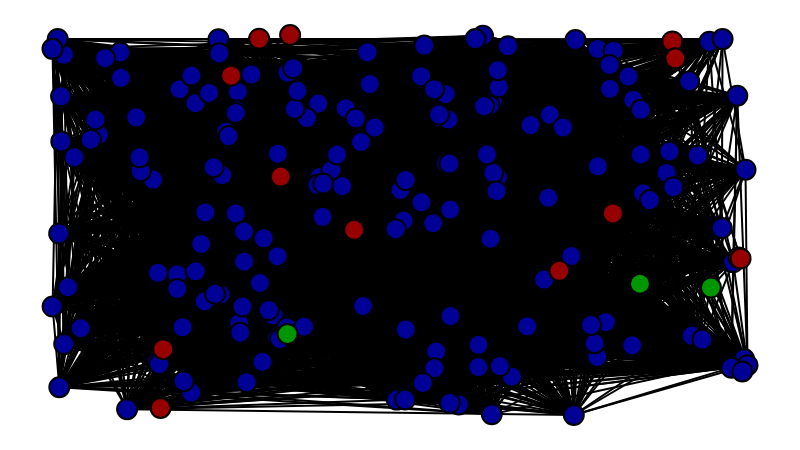

Notebook code cell kept with this figure:
### Code cell
sn.show_graph(g)
list(g.nodes)

### Figure 1 — Plotly figure (JSON) as saved in the notebook; plotly's stock layout.template omitted (floating-point values rounded to 4 significant figures; data arrays with more than 128 entries replaced by an {"elided": "..."} marker saying what was removed)
{"data": [{"hoverinfo": "none", "line": {"color": "rgb(0, 0, 0)", "width": 2}, "mode": "lines", "x": {"elided": "17439 float values"}, "y": {"elided": "17439 float values"}}, {"hoverinfo": "none", "marker": {"color": "rgb(0, 0, 150)", "line": {"color": "rgb(0, 0, 0)", "width": 2}, "size": 20}, "mode": "markers+text", "text": [], "textfont": {"color": "rgb(255, 255, 255)"}, "textposition": "middle center", "x": {"elided": "174 float values"}, "y": {"elided": "174 float values"}}, {"hoverinfo": "none", "marker": {"color": "rgb(150, 0, 0)", "line": {"color": "rgb(0, 0, 0)", "width": 2}, "size": 20}, "mode": "markers+text", "text": [], "textfont": {"color": "rgb(255, 255, 255)"}, "textposition": "middle center", "x": [1.821, 1.893, 1.603, 1.631, 1.564, 1.637, 1.673, 1.894, 1.855, 1.79, 1.619, 1.857, 1.563], "y": [1.713, 1.667, 1.857, 1.751, 1.571, 1.9, 1.696, 1.666, 1.893, 1.653, 1.896, 1.875, 1.509]}, {"hoverinfo": "none", "marker": {"color": "rgb(0, 150, 0)", "line": {"color": "rgb(0, 0, 0)", "width": 2}, "size": 20}, "mode": "markers+text", "text": [], "textfont": {"color": "rgb(255, 255, 255)"}, "textposition": "middle center", "x": [1.877, 1.837, 1.635], "y": [1.635, 1.639, 1.586]}], "layout": {"height": 450, "margin": {"b": 0, "l": 0, "r": 0, "t": 0}, "showlegend": false, "width": 800, "xaxis": {"showgrid": false, "showticklabels": false, "zeroline": false}, "yaxis": {"showgrid": false, "showticklabels": false, "zeroline": false}}}
